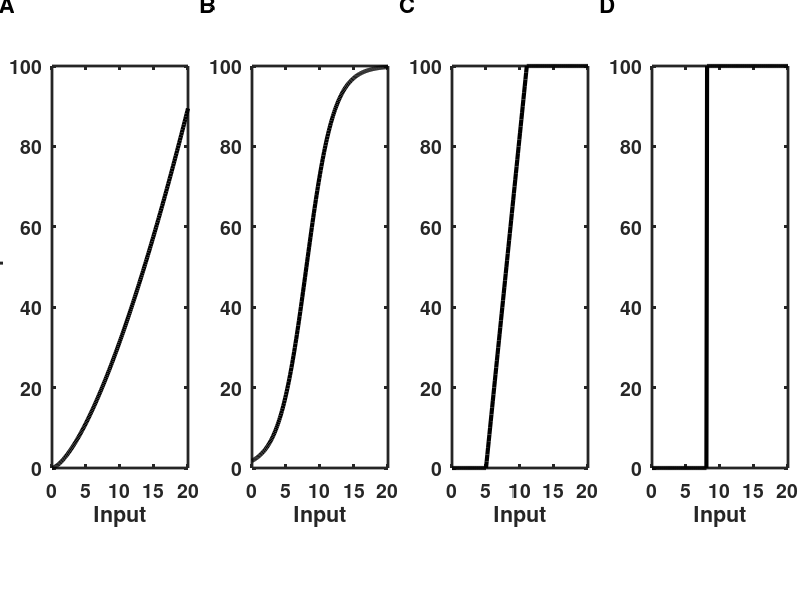

MATLAB code for this plot:
% firing_rate_curves.m
% firing_rate_curves.m produces a series of different input-output
% functions that can be used for firing-rate model neurons. While the input
% is typically thought of as "current" it is more accurate to use input
% "conductance" since presynaptic activity can control the fraction of open
% channels (and hence the conductance) of a postsynaptic cell, but the
% current produced also depends on the postsynaptic membrane potential and
% hence the activity of other presynaptic cells.
%
% The four different model f-I curves are
% 1) power-law
% 2) sigmoid
% 3) threshold linear with saturation
% 4) binary (step function).
%
% This code was used to produce Figure 6.1 in the textbook:
% An Introductory Course in Computational Neuroscience
% by Paul Miller (Brandeis University, 2017)
%
%%%%%%%%%%%%%%%%%%%%%%%%%%%%%%%%%%%%%%%%%%%%%%%%%%%%%%%%%%%%%%%%%%%%%%%%%%%
inputs = 0:0.1:20;    % vector of input values

%% First method, is prefix*(inputs)^power.
power = 1.5;
prefix = 1;
% Produce output function with method 1.
outputs1 = prefix*inputs.^power;

%% Second method is sigmoid with a maximum rmax, an input to generate 
%  half-maximum, input_mid, and a term "sigma" that indicates the range
%  of inputs over which a substantial change in output is generated. A
%  small sigma means a steeper maximal slope.
rmax2 = 100;        % maximum rate for output
input_mid2 = 8;      % at this level of input, the output is rmax/2
sigma = 2;          % inverse of steepness.
% Now produce output function with method 2.
outputs2 = rmax2./(1+exp(-(inputs-input_mid2)/sigma));

%% Third method is threshold linear with maximum
rmax3 = 100;            % maximum rate for output
input_mid3 = 8;         % input for half-maximum rate
range = 6;              % range of inputs from 0 to max rate
gradient = rmax3/range; % gradient of f-I curve
y_intercept = rmax3/2 - gradient*input_mid3;
outputs3 = y_intercept + gradient*inputs;
outputs3 = max(outputs3,0);
outputs3 = min(outputs3,rmax3);

%% Fourth method is binary, step function, equivalent to either of methods 
%  2 or 3, in the limit sigma = 0 or range = 0, respectively.
%  The midpoint which is the threshold, is needed, as is the maximum rate
rmax4 = 100;                            % maximum rate
input_mid4 = 8;                         % value for step-change in rate
outputs4 = rmax4*(inputs>input_mid4);  % returns rmax4 or 0 

%% Set up the plotting parameters
set(0,'DefaultLineLineWidth',2,...
    'DefaultLineMarkerSize',8, ...
    'DefaultAxesLineWidth',2, ...
    'DefaultAxesFontSize',14,...
    'DefaultAxesFontWeight','Bold');

% Plot the 4 panels aligned horizontally
figure(1)
clf
subplot('Position',[0.065 0.22 0.17 0.67])
plot(inputs,outputs1,'k','LineWidth',3)
xlabel('Input')
ylabel('Output')

subplot('Position',[0.315 0.22 0.17 0.67])
plot(inputs,outputs2,'k','LineWidth',3)
xlabel('Input')

subplot('Position',[0.565 0.22 0.17 0.67])
plot(inputs,outputs3,'k','LineWidth',3)
xlabel('Input')

subplot('Position',[0.815 0.22 0.17 0.67])
plot(inputs,outputs4,'k','LineWidth',3)
xlabel('Input')

% Label the panels A-D
annotation('textbox',[0.00 0.98 0.02 0.02],'LineStyle','none','FontSize',16,'FontWeight','Bold','String','A')
annotation('textbox',[0.25 0.98 0.02 0.02],'LineStyle','none','FontSize',16,'FontWeight','Bold','String','B')
annotation('textbox',[0.50 0.98 0.02 0.02],'LineStyle','none','FontSize',16,'FontWeight','Bold','String','C')
annotation('textbox',[0.75 0.98 0.02 0.02],'LineStyle','none','FontSize',16,'FontWeight','Bold','String','D')
